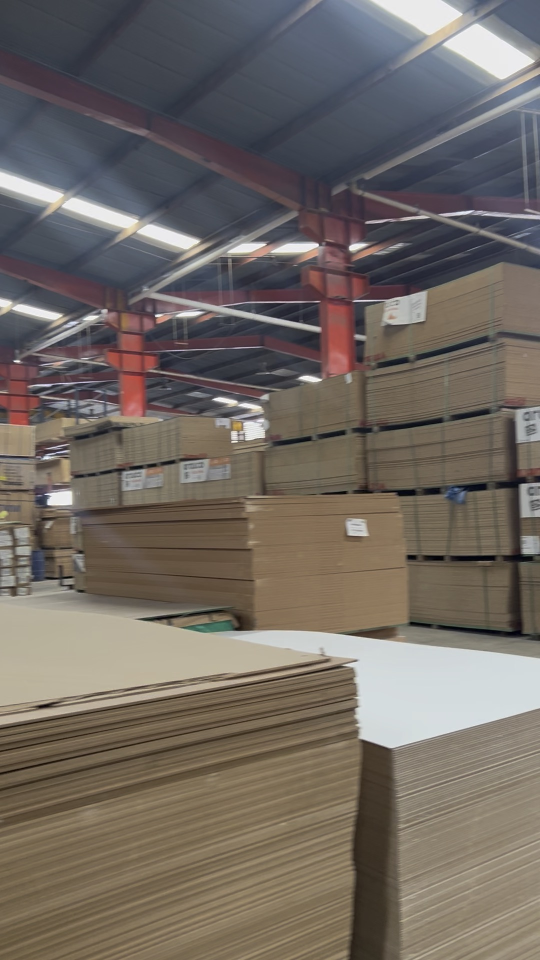
#> input picture contenido/carrusel-almacen-real/fotos/IMG_5416.jpg, 1080 x 1920 px, found by its file name (shown at 1/2 size)
$ python build.py
#> lines starting #> are read from the running program, lines starting #| are printed output that depends on the picture
# /// script
# dependencies = ["pillow", "pillow-heif"]
# ///
"""Carrusel 'Todo lo que necesitas' con fotos reales del almacén. uv run build.py"""

from pathlib import Path

from PIL import Image, ImageDraw, ImageFilter, ImageFont, ImageOps
from pillow_heif import register_heif_opener

register_heif_opener()
#> (this line was passed over: pillow_heif is not available in this run)
AQUI = Path(__file__).parent
DL = Path.home() / "Downloads"
FONTS = AQUI.parent / "carruseles-oct-2026/_comun/fonts"
LOGO = AQUI.parent / "assets/logo-circular.png"
OUT = AQUI / "slides"
OUT.mkdir(exist_ok=True)

W, H = 1080, 1350
CREMA, VERDE, VERDE_OSC, CAFE = "#F8F0DE", "#3E602D", "#637356", "#6A3521"


def font(size, peso=800, italic=False):
    f = ImageFont.truetype(str(FONTS / ("Montserrat-Italic.ttf" if italic else "Montserrat.ttf")), size)
    f.set_variation_by_axes([peso])
    return f


def script(size):
    f = ImageFont.truetype(str(FONTS / "DancingScript.ttf"), size)
    f.set_variation_by_axes([700])
    return f


def foto(src, foco=0.5):
#> called with src = 'IMG_5416.jpg', foco = 0.55
    p = DL / src if (DL / src).exists() else AQUI / "fotos" / src
    im = ImageOps.exif_transpose(Image.open(p)).convert("RGB")
#> im is the input picture: PIL image 1080x1920 RGB; mean R, G, B 113.2, 105.6, 98.9
    return ImageOps.fit(im, (W, H), Image.LANCZOS, centering=(0.5, foco))
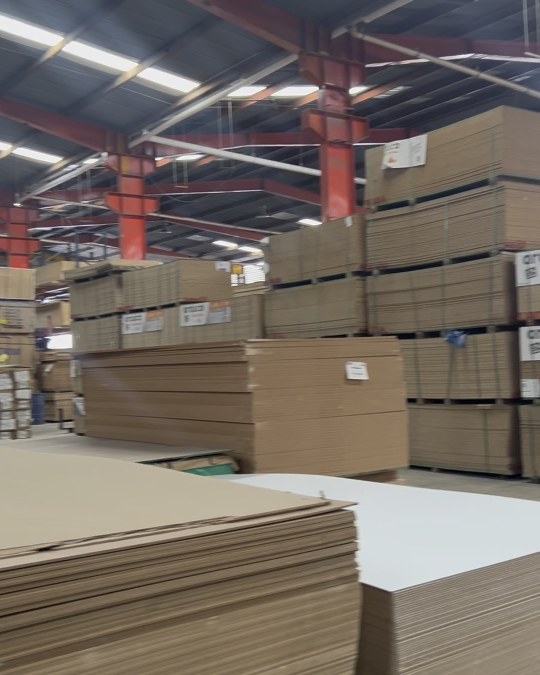
#> returned value: PIL image 1080x1350 RGB (shown at 1/2 size); mean R, G, B 116.1, 106.9, 98.9


def logo(c, size=170, pos=(48, 48)):
    lg = Image.open(LOGO).convert("RGBA").resize((size, size), Image.LANCZOS)
    c.paste(lg, pos, lg)


def pastilla(d, txt, y, f, bg=VERDE, fg=CREMA, cx=W // 2, pad=(38, 18)):
    w = d.textlength(txt, font=f)
    a = f.getbbox(txt)
    h = a[3] - a[1]
    x0 = cx - w / 2 - pad[0]
    d.rounded_rectangle((x0, y, cx + w / 2 + pad[0], y + h + 2 * pad[1]), 22, fill=bg)
    d.text((cx, y + pad[1] - a[1]), txt, font=f, fill=fg, anchor="mt")
    return y + h + 2 * pad[1]


def sombra_abajo(c, alto=620):
#> called with alto = 800
    g = Image.new("L", (1, alto))
    for i in range(alto):
        g.putpixel((0, i), int(235 * (i / alto) ** 1.6))
    negro = Image.new("RGB", (W, alto), "#141a10")
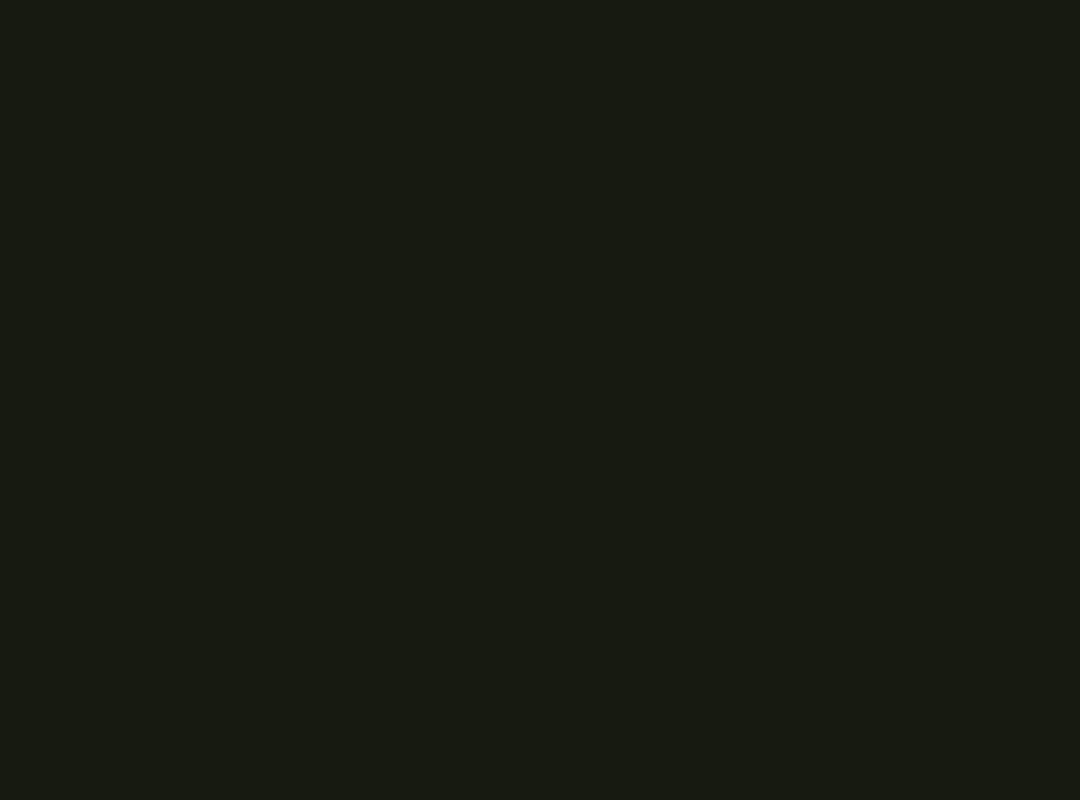
#> negro: PIL image 1080x800 RGB; mean R, G, B 20, 26, 16
    c.paste(negro, (0, H - alto), g.resize((W, alto)))
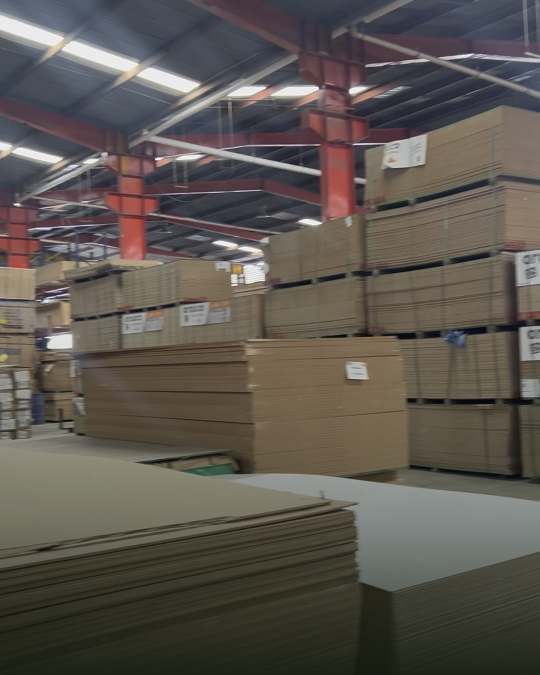
#> c: PIL image 1080x1350 RGB (shown at 1/2 size); mean R, G, B 92.5, 86.7, 80.2


def franja_servicios(c):
    d = ImageDraw.Draw(c)
    d.rectangle((0, H - 120, W, H), fill=VERDE_OSC)
    txt = "CORTE A MEDIDA  ·  ENCHAPADO  ·  ENVÍO A DOMICILIO"
    d.text((W // 2, H - 60), txt, font=font(30, 700), fill=CREMA, anchor="mm")


def paginador(d, i, n=6):
    x = W - 48 - (n - 1) * 26
    for k in range(n):
        r = 8 if k == i else 6
        d.ellipse((x + k * 26 - r, 70 - r, x + k * 26 + r, 70 + r), fill=CREMA if k == i else "#cfc6b0")


def slide_foto(src, titulo, sub, i, foco=0.5):
    c = foto(src, foco)
    sombra_abajo(c)
    d = ImageDraw.Draw(c)
    logo(c, 150)
    paginador(d, i)
    y = H - 330
    for linea in titulo:
        d.text((64, y), linea, font=font(80, 850), fill=CREMA)
        y += 88
    pastilla(d, sub, y + 18, font(34, 700), cx=64 + d.textlength(sub, font=font(34, 700)) / 2 + 38)
    return c


# 1 · Portada
c = foto("IMG_5416.jpg", 0.55)
sombra_abajo(c, 800)
d = ImageDraw.Draw(c)
logo(c, 190)
#> (the run stopped early here; a loop or call above may not have finished)

$ run again, with contenido/carrusel-almacen-real/fotos/5392.jpg copied over contenido/carrusel-almacen-real/fotos/IMG_5416.jpg
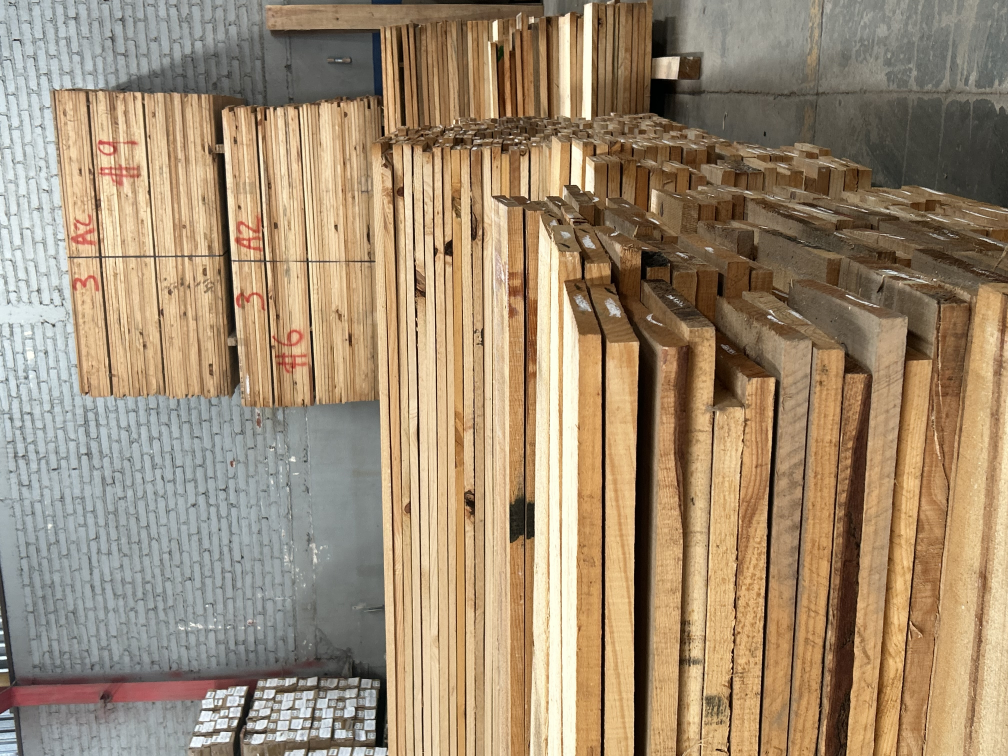
#> input picture contenido/carrusel-almacen-real/fotos/5392.jpg, 4032 x 3024 px, found by its file name (shown at 1/4 size)
#> in foto, `im = ImageOps.exif_transpose(Image.open(p)).convert("RGB")`:
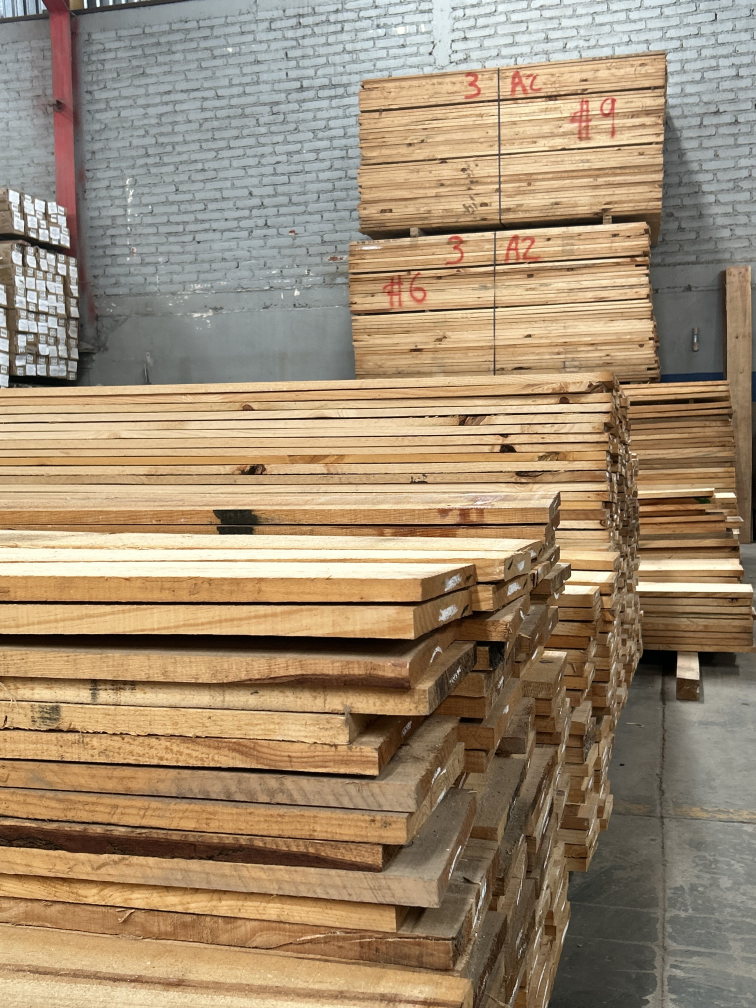
#> im: PIL image 3024x4032 RGB (shown at 1/4 size); mean R, G, B 159.5, 139.3, 113.5
#> in sombra_abajo, `c.paste(negro, (0, H - alto), g.resize((W, alto)))`:
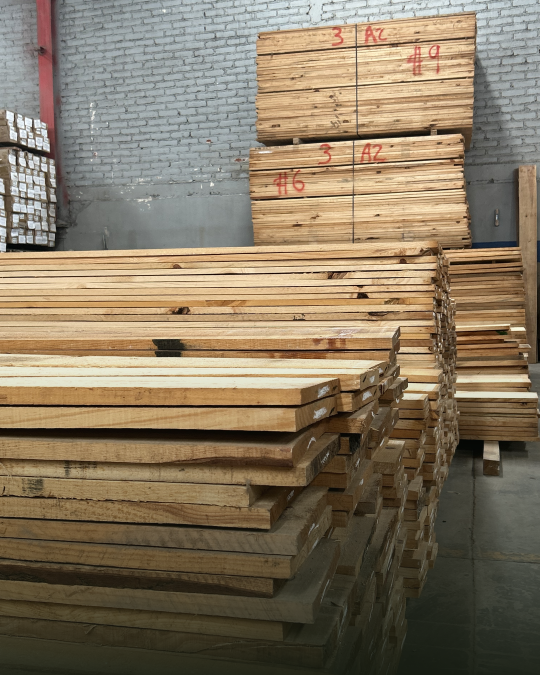
#> c: PIL image 1080x1350 RGB (shown at 1/2 size); mean R, G, B 133, 118.6, 96.5

$ run again, with contenido/carrusel-almacen-real/fotos/5397.jpg copied over contenido/carrusel-almacen-real/fotos/IMG_5416.jpg
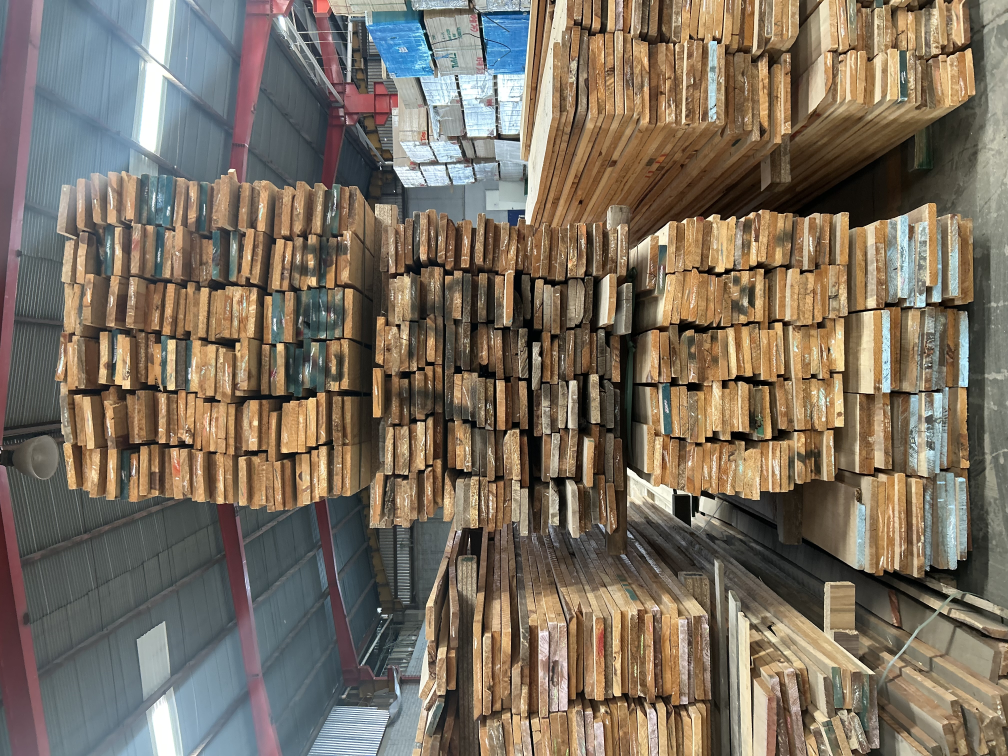
#> input picture contenido/carrusel-almacen-real/fotos/5397.jpg, 4032 x 3024 px, found by its file name (shown at 1/4 size)
#> in foto, `im = ImageOps.exif_transpose(Image.open(p)).convert("RGB")`:
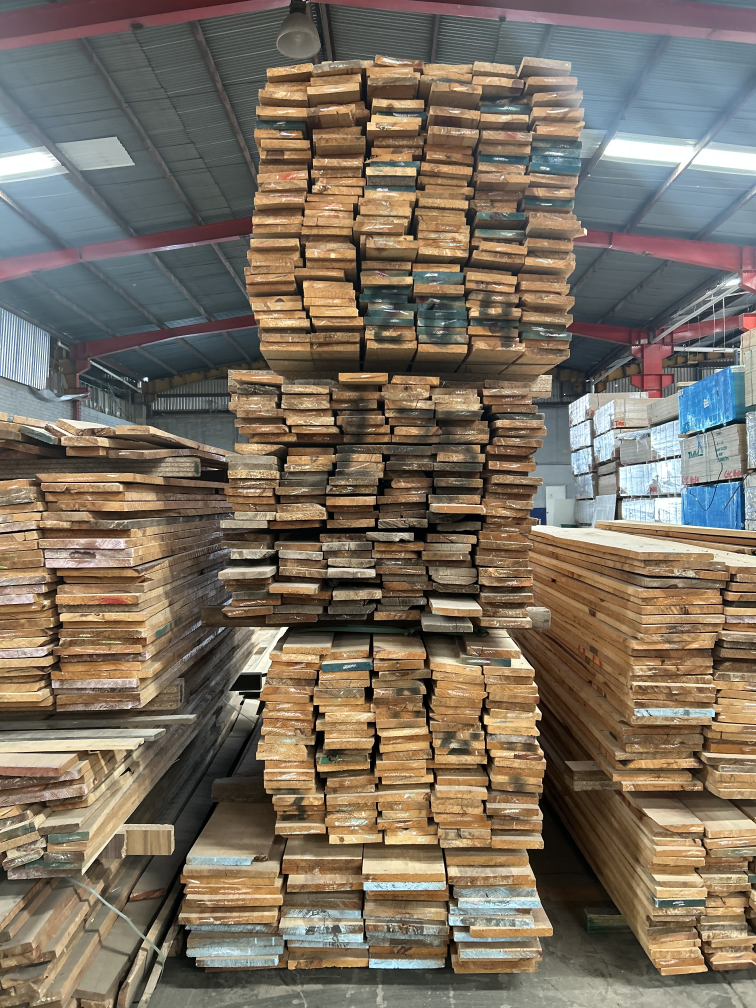
#> im: PIL image 3024x4032 RGB (shown at 1/4 size); mean R, G, B 122.9, 111.6, 97
#> in sombra_abajo, `c.paste(negro, (0, H - alto), g.resize((W, alto)))`:
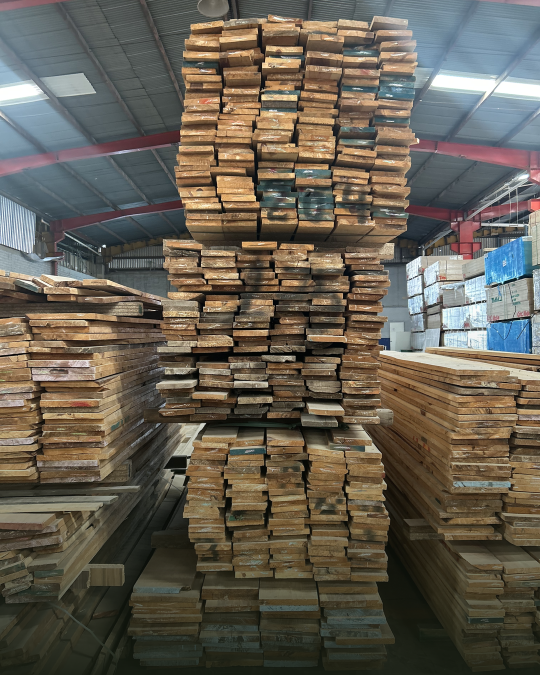
#> c: PIL image 1080x1350 RGB (shown at 1/2 size); mean R, G, B 100.6, 94, 81.7
